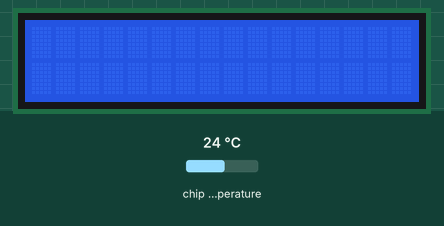
Simulated run of this program. Board: Raspberry Pi Pico running MicroPython. On the bench: 16×2 character LCD. The inputs (shaded band) are chosen by the test bench; at power-on: chip temperature 24 °C. Library files of the repository ran but are not shown: pico_i2c_lcd.py; what the program prints to the serial console is not drawn.

Above: at 1.2 s.
1.3 s: chip temperature set to 1 °C
At 3.2 s:
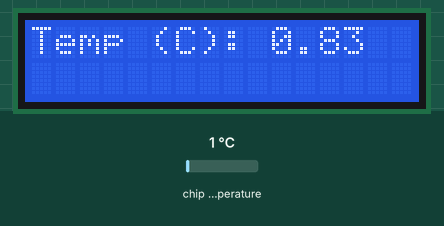
3.5 s: chip temperature set to 11 °C
At 4.5 s:
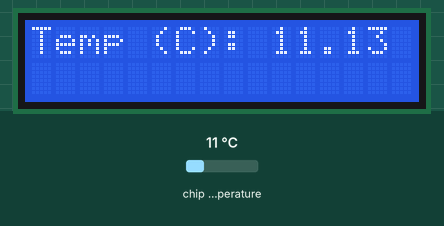
5.5 s: chip temperature set to 22 °C
At 7.0 s:
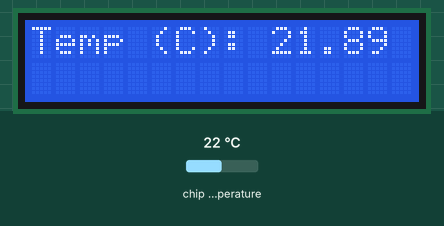
Timing chart, 0 to 8.5 s (numbered marks = the images above; inputs shaded):
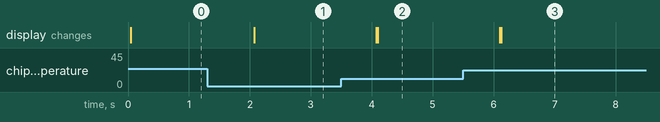

Measured:
- after the input at 1.3 s, the display: changes after 0.77 s (image 1)
- after the input at 3.5 s, the display: first changes after 0.57 s (image 2 shows a later state)
- after the input at 5.5 s, the display: first changes after 0.60 s (image 3 shows a later state)

The program:

Inbuilt_Temp_sensor.py
```python
# for this code to work, no other ADC terminal should be connected to anything.

import machine
import utime

sensor_temp = machine.ADC(4)
conversion_factor = (3.3)/(65535)

from pico_i2c_lcd import I2cLcd

i2c = machine.I2C(0, sda = machine.Pin(0), scl = machine.Pin(1), freq=400000)
I2C_ADDR = i2c.scan()[0]
lcd = I2cLcd(i2c, I2C_ADDR, 2, 16)

reading = sensor_temp.read_u16()*conversion_factor
t_prev = 27 - ((reading - 0.706)/(0.001721))
t_prev = round(t_prev,2)

while True:
    reading = sensor_temp.read_u16()*conversion_factor
    temperature = 27 - ((reading - 0.706)/(0.001721))

    temperature = round(temperature,2)
    t = temperature

    if (t != t_prev):
        lcd.clear()
        lcd.putstr("Temp (C): "+str(t))
        t_prev = t
        print("Temperature:", t, "C")

    utime.sleep(1)

    
```
